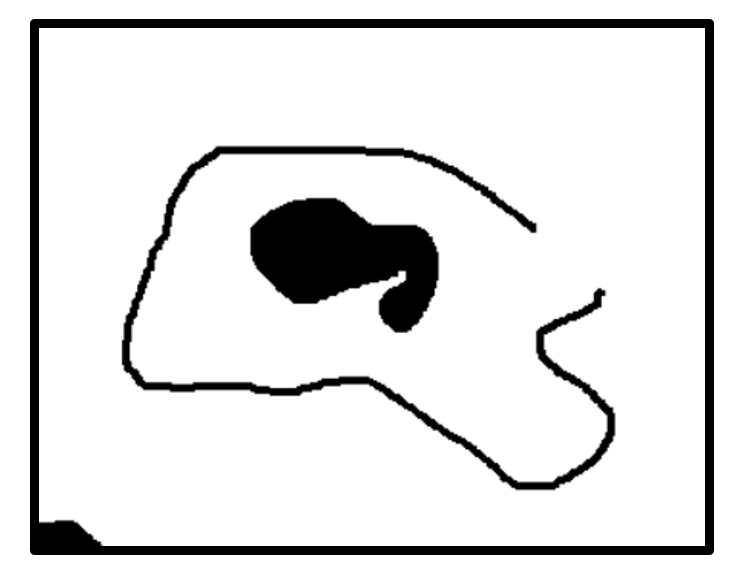
#> input picture tutorials/map.png, 738 x 574 px
$ jupyter execute --allow-errors Astar.ipynb
#> lines starting #> are read from the running program, lines starting #| are printed output that depends on the picture; after the words box and inside, x2 and y2 are one past the last pixel; in counts of white or black regions, pixels touching at a corner belong together
#> in pathplanning, img is the input picture: shape (574, 738, 3); min 0, max 255, mean 225.4
### tutorials/utils.py
import matplotlib.pyplot as plt
import pyfmm
import time
import cv2
import numpy as np
import imutils
import random

def convert2list(img):
    height, width = img.shape
    maze = np.zeros((height, width), np.uint8)
    for i in range(width):
        for j in range(height):
            maze[j][i] = 1 if img[j][i] > 0 else 0

    return maze.tolist()

def img2binList(img, lenWidth, GRID_SIZE=50, verbose=1):
#> called with lenWidth = 100, GRID_SIZE = 1, verbose = 0
    global DISTANCECOSTMAP
    gray = cv2.cvtColor(img, cv2.COLOR_BGR2GRAY)

    _, gray = cv2.threshold(gray, 112, 255, cv2.THRESH_BINARY_INV)
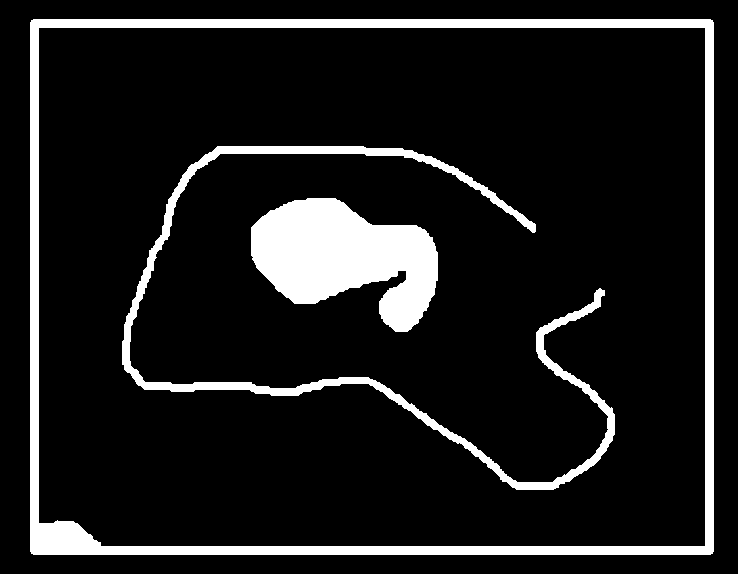
#> gray: shape (574, 738); 11.6% white; 3 white regions
    if verbose:
        showmaze = cv2.resize(gray, None, fx=0.5, fy=0.5, interpolation=cv2.INTER_NEAREST)
        cv2.imshow("img", showmaze)
        cv2.waitKey(0)

    cnts = cv2.findContours(gray.copy(), cv2.RETR_EXTERNAL,
                            cv2.CHAIN_APPROX_SIMPLE)
#> cnts = 1 contour; box (x1, y1, x2, y2) and area: (30, 19, 714, 555) 365389
    cnts = imutils.grab_contours(cnts)
    locs = []

    height, width = gray.shape
#> height = 574; width = 738
    tmp = np.zeros((height, width), np.uint8)

    idxLargest = 0
    areaLargest = 0
    # loop over the contours
    for (i, c) in enumerate(cnts):
        # compute the bounding box of the contour, then use the
        # bounding box coordinates to derive the aspect ratio
        (x, y, w, h) = cv2.boundingRect(c)
        if w * h > areaLargest:
            idxLargest = i
            areaLargest = w * h
        cv2.rectangle(tmp, (x, y), (x + w, y + h), (255, 0, 0), 2)
#> this loop made 1 pass
#> (x, y, w, h, idxLargest, areaLargest) on pass 1: (30, 19, 684, 536, 0, 366624)
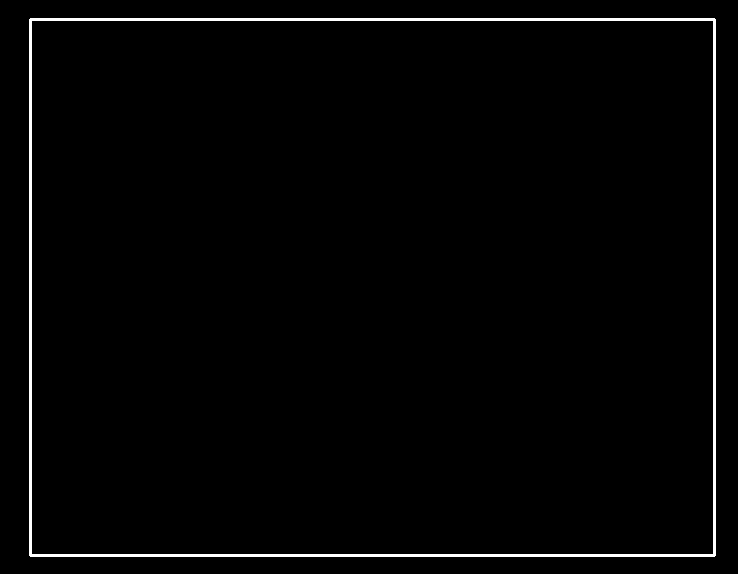
#> tmp: shape (574, 738); 1.7% white; 1 white region, box (x1, y1, x2, y2) and area: (29, 18, 716, 557) 7316
#> after the loop, areaLargest = 366624; idxLargest = 0

    if verbose:
        # print("found largest contour outline")
        showmaze = cv2.resize(tmp, None, fx=0.5, fy=0.5, interpolation=cv2.INTER_NEAREST)
        cv2.imshow("img", showmaze)
        cv2.waitKey(0)

    # print("cropping image as largest contour")
    (x, y, w, h) = cv2.boundingRect(cnts[idxLargest])
    gray = gray[y:y + h, x:x + w]
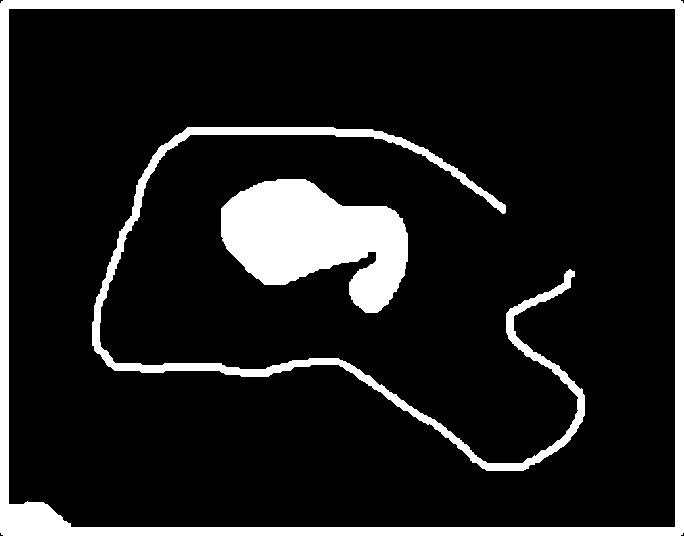
#> gray: shape (536, 684); 13.4% white; 3 white regions, box (x1, y1, x2, y2) and area: (0, 0, 684, 536) 22828, (221, 179, 408, 313) 15638, (92, 127, 585, 471) 10491

    if verbose:
        showmaze = cv2.resize(gray, None, fx=0.5, fy=0.5, interpolation=cv2.INTER_NEAREST)
        cv2.imshow("img", showmaze)
        cv2.waitKey(0)

    mapWidth = (int)(lenWidth // GRID_SIZE)
    mapHeight = (int)((h / w) * lenWidth // GRID_SIZE)
#> mapHeight = 78
    print("the map will be created by the size: " + str(mapWidth) + " X " + str(mapHeight))
#| the map will be created by the size: 100 X 78

    resized_gray = imutils.resize(gray, width=mapWidth)  # resize the map for convolution
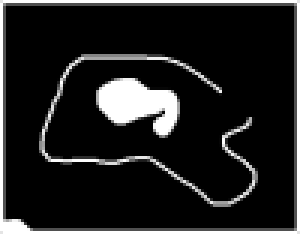
#> resized_gray: shape (78, 100) (shown 3 times larger); min 0, max 255, mean 34.1
    _, resized_gray = cv2.threshold(resized_gray, 1, 255, cv2.THRESH_BINARY)
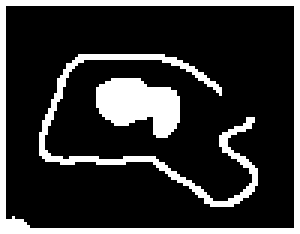
#> resized_gray: shape (78, 100) (shown 3 times larger); 20% white; 3 white regions, box (x1, y1, x2, y2) and area: (0, 0, 100, 78) 718, (13, 18, 86, 69) 454, (32, 26, 60, 46) 388
    if verbose:
        showmaze = cv2.resize(resized_gray, None, fx=4.7, fy=4.7, interpolation=cv2.INTER_NEAREST)
        cv2.imshow("img", showmaze)
        cv2.waitKey(0)
    maze = convert2list(resized_gray)
#> maze = 78 items
    my_maze = np.array(maze)
    solution = pyfmm.march(my_maze == 1, batch_size=100000)[0] # NOTE : white area means walkable area
    DISTANCECOSTMAP = solution

    # cv2.destroyAllWindows()
    return maze, DISTANCECOSTMAP

# [17 lines left out: functions convert2meter, maze2obs, not called in this run]

### tutorials/Astar.ipynb
[cell 1]
import matplotlib.pyplot as plt
import time
import cv2
import numpy as np
from PIL import Image
from IPython.display import display
from utils import *

import warnings
warnings.filterwarnings(action='ignore')

[cell 2]
class Node():
    """A node class for A* algorithm"""

    # [8 lines left out: function __init__, not called in this run]

    def __eq__(self, other):
        return self.position == other.position

[cell 3]
# [10 lines left out: function distcost, not called in this run]

[cell 4]
# [96 lines left out: function astar, not called in this run]

[cell 5]
def pathplanning(start, end, image_path, distance_cost=False, verbose=False):
    global DISTANCECOSTMAP
    # Running Time Check
    starttime = time.time()

    # Convert map image to binary list
    img = cv2.imread(image_path)
    maze, DISTANCECOSTMAP = img2binList(img, lenWidth=100, GRID_SIZE=1, verbose=0) # for map.png, lenWidth=100, GRID_SIZE=1

    # Start and End point setting

    print("Start =", start, '\n', "End =", end)

    # Procedure Checking
    print(" ", "Path planning Proceeding...", " ")

    path = astar(maze, start, end, distance_cost)
    print("Path planning Succeed")
    print("time :", time.time() - starttime)

    if verbose:
        # Visualizing binary map and generated path
        showmaze = np.array(maze).astype(np.uint8)
        showmaze *= 255
        showmaze = np.stack((showmaze,)*3, axis=-1)
        num_of_searched_node = 0

        for searched in checked_positions:
            showmaze[searched[0]][searched[1]] = [40, 40, 40]
        for colorpath in path:
            showmaze[colorpath[0]][colorpath[1]] = [200, 50, 200]
            num_of_searched_node += 1

        for i in [-1, 0, 1]:
            for j in [-1, 0, 1]:
                showmaze[start[0] - i][start[1] - j] = [0, 254, 0]
                showmaze[end[0] - i][end[1] - j] = [0, 0, 254]
        showmaze = cv2.resize(showmaze, None, fx=5, fy=5, interpolation=cv2.INTER_NEAREST)

        img = cv2.cvtColor(showmaze, cv2.COLOR_BGR2RGB)
        display(Image.fromarray(img))

        if distance_cost:
            plt.imshow(DISTANCECOSTMAP, interpolation='None')
            plt.colorbar()
            plt.title('DISTANCECOSTMAP')
            plt.show()
            plt.close()  # press 'Q' to exit

    return path

[cell 6]
start = (10, 10) # for map.png
end = (60, 75) # for map.png
#> (the rest of this cell did not finish here and is left out)

[cell 7]
start = (10, 10) # for map.png
end = (60, 75) # for map.png
#> (the rest of this cell did not finish here and is left out)

#> the loop in img2binList (call 2), `for (i, c) in enumerate(cnts):` made 1 pass
#| the map will be created by the size: 100 X 78
